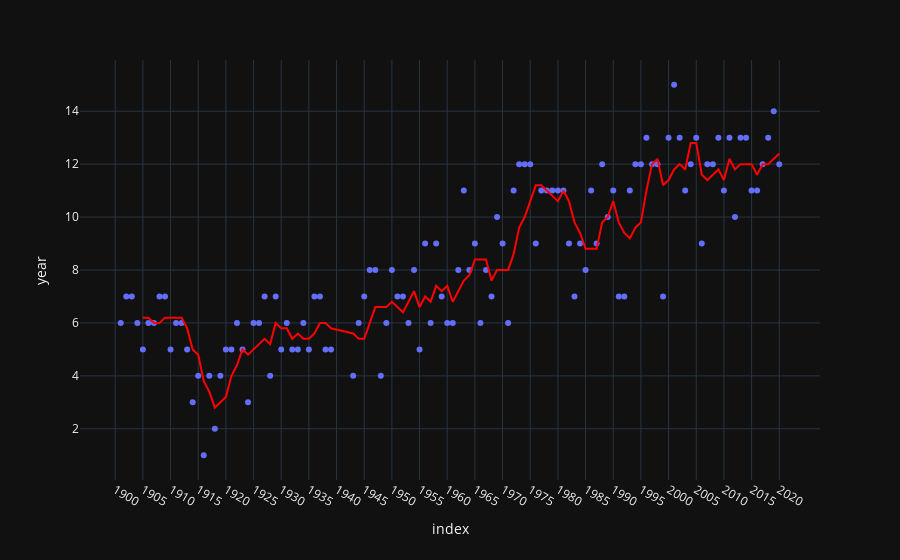

The notebook cell saved with this chart:
### Code cell
scatter = px.scatter(df_prizes_per_year, y="year")
line = px.line(df_prizes_per_year, y="rolling_avg_5", color_discrete_sequence=['red'])
fig = scatter.add_trace(line.data[0])
fig.update_xaxes(
    tickvals = list(range(1900, 2025, 5))
)
fig.show()
